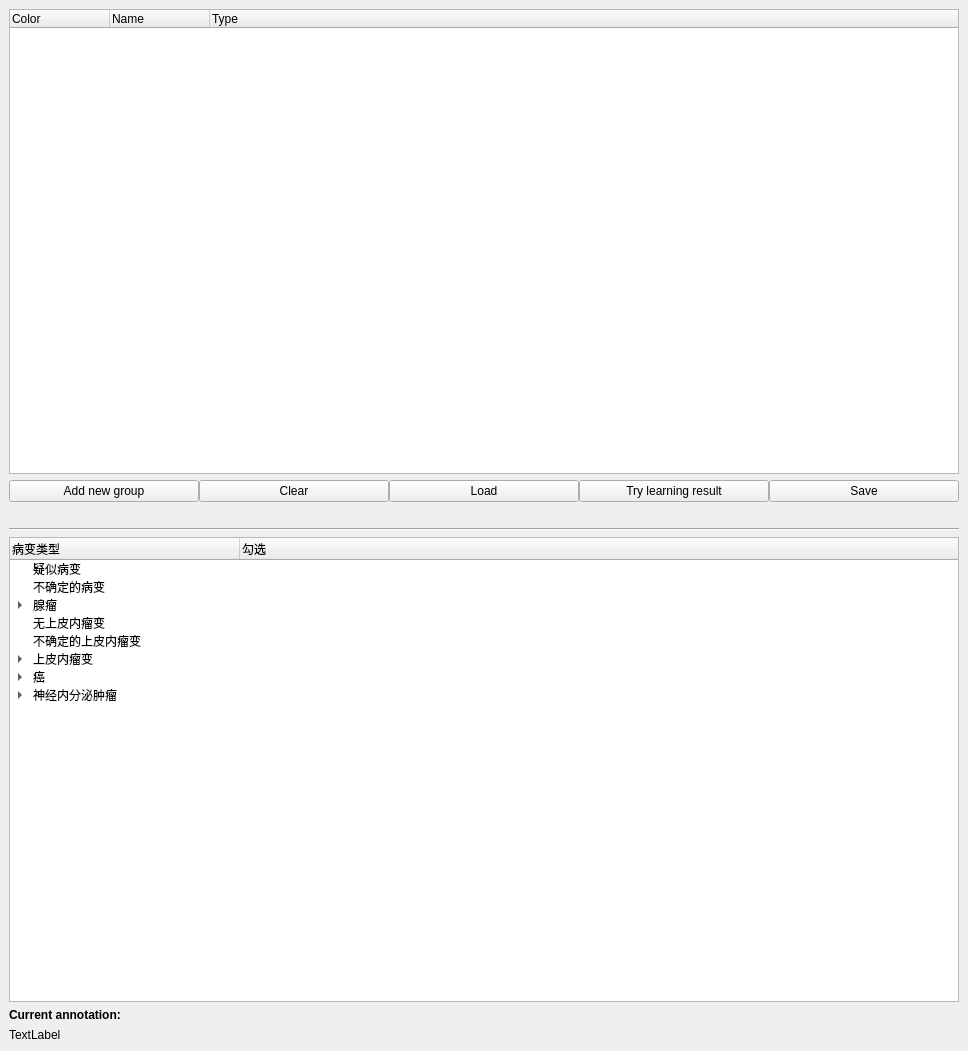
<?xml version="1.0" encoding="UTF-8"?>
<ui version="4.0">
 <class>AnnotationsDockWidget</class>
 <widget class="QDockWidget" name="AnnotationsDockWidget">
  <property name="geometry">
   <rect>
    <x>0</x>
    <y>0</y>
    <width>968</width>
    <height>1051</height>
   </rect>
  </property>
  <property name="sizePolicy">
   <sizepolicy hsizetype="Preferred" vsizetype="Minimum">
    <horstretch>0</horstretch>
    <verstretch>0</verstretch>
   </sizepolicy>
  </property>
  <property name="windowTitle">
   <string>Annotations</string>
  </property>
  <widget class="QWidget" name="dockWidgetContents">
   <property name="sizePolicy">
    <sizepolicy hsizetype="Preferred" vsizetype="Minimum">
     <horstretch>0</horstretch>
     <verstretch>0</verstretch>
    </sizepolicy>
   </property>
   <layout class="QGridLayout" name="gridLayout">
    <item row="0" column="0">
     <widget class="QTreeWidget" name="AnnotationTreeWidget">
      <property name="sizePolicy">
       <sizepolicy hsizetype="MinimumExpanding" vsizetype="MinimumExpanding">
        <horstretch>0</horstretch>
        <verstretch>0</verstretch>
       </sizepolicy>
      </property>
      <property name="editTriggers">
       <set>QAbstractItemView::NoEditTriggers</set>
      </property>
      <property name="dragEnabled">
       <bool>true</bool>
      </property>
      <property name="dragDropMode">
       <enum>QAbstractItemView::InternalMove</enum>
      </property>
      <property name="defaultDropAction">
       <enum>Qt::CopyAction</enum>
      </property>
      <property name="selectionMode">
       <enum>QAbstractItemView::ExtendedSelection</enum>
      </property>
      <property name="uniformRowHeights">
       <bool>true</bool>
      </property>
      <property name="sortingEnabled">
       <bool>false</bool>
      </property>
      <property name="animated">
       <bool>true</bool>
      </property>
      <property name="allColumnsShowFocus">
       <bool>true</bool>
      </property>
      <property name="headerHidden">
       <bool>false</bool>
      </property>
      <column>
       <property name="text">
        <string>Color</string>
       </property>
      </column>
      <column>
       <property name="text">
        <string>Name</string>
       </property>
      </column>
      <column>
       <property name="text">
        <string>Type</string>
       </property>
      </column>
     </widget>
    </item>
    <item row="1" column="0">
     <layout class="QHBoxLayout" name="horizontalLayout_2">
      <property name="spacing">
       <number>0</number>
      </property>
      <item>
       <widget class="QPushButton" name="addGroupButton">
        <property name="text">
         <string>Add new group</string>
        </property>
       </widget>
      </item>
      <item>
       <widget class="QPushButton" name="clearButton">
        <property name="text">
         <string>Clear</string>
        </property>
       </widget>
      </item>
      <item>
       <widget class="QPushButton" name="loadButton">
        <property name="text">
         <string>Load</string>
        </property>
       </widget>
      </item>
      <item>
       <widget class="QPushButton" name="tryLearningResultButton">
        <property name="text">
         <string>Try learning result</string>
        </property>
       </widget>
      </item>
      <item>
       <widget class="QPushButton" name="saveButton">
        <property name="text">
         <string>Save</string>
        </property>
       </widget>
      </item>
     </layout>
    </item>
    <item row="3" column="0">
     <widget class="Line" name="currentAnnotationLine">
      <property name="orientation">
       <enum>Qt::Horizontal</enum>
      </property>
     </widget>
    </item>
    <item row="6" column="0">
     <widget class="QLabel" name="currentAnnotationLabel">
      <property name="text">
       <string>TextLabel</string>
      </property>
      <property name="textFormat">
       <enum>Qt::RichText</enum>
      </property>
     </widget>
    </item>
    <item row="5" column="0">
     <widget class="QLabel" name="currentAnnotationHeaderLabel">
      <property name="text">
       <string>&lt;html&gt;&lt;head/&gt;&lt;body&gt;&lt;p&gt;&lt;span style=&quot; font-weight:600;&quot;&gt;Current annotation:&lt;/span&gt;&lt;/p&gt;&lt;/body&gt;&lt;/html&gt;</string>
      </property>
     </widget>
    </item>
    <item row="4" column="0">
     <widget class="QTreeWidget" name="PathologyTreeWidget">
      <attribute name="headerDefaultSectionSize">
       <number>230</number>
      </attribute>
      <attribute name="headerMinimumSectionSize">
       <number>10</number>
      </attribute>
      <attribute name="headerStretchLastSection">
       <bool>true</bool>
      </attribute>
      <column>
       <property name="text">
        <string>病变类型</string>
       </property>
      </column>
      <column>
       <property name="text">
        <string>勾选</string>
       </property>
      </column>
      <item>
       <property name="text">
        <string>疑似病变</string>
       </property>
      </item>
      <item>
       <property name="text">
        <string>不确定的病变</string>
       </property>
      </item>
      <item>
       <property name="text">
        <string>腺瘤</string>
       </property>
       <item>
        <property name="text">
         <string>低级别上皮内瘤变</string>
        </property>
       </item>
       <item>
        <property name="text">
         <string>高级别上皮内瘤变</string>
        </property>
       </item>
      </item>
      <item>
       <property name="text">
        <string>无上皮内瘤变</string>
       </property>
      </item>
      <item>
       <property name="text">
        <string>不确定的上皮内瘤变</string>
       </property>
      </item>
      <item>
       <property name="text">
        <string>上皮内瘤变</string>
       </property>
       <item>
        <property name="text">
         <string>低级别上皮内瘤变</string>
        </property>
       </item>
       <item>
        <property name="text">
         <string>高级别上皮内瘤变</string>
        </property>
       </item>
      </item>
      <item>
       <property name="text">
        <string>癌</string>
       </property>
       <item>
        <property name="text">
         <string>腺癌</string>
        </property>
        <item>
         <property name="text">
          <string>乳头状腺癌</string>
         </property>
        </item>
        <item>
         <property name="text">
          <string>管状腺癌</string>
         </property>
        </item>
        <item>
         <property name="text">
          <string>粘液腺癌</string>
         </property>
        </item>
        <item>
         <property name="text">
          <string>低粘附性癌</string>
         </property>
        </item>
        <item>
         <property name="text">
          <string>混合性腺癌</string>
         </property>
        </item>
       </item>
       <item>
        <property name="text">
         <string>腺鳞癌</string>
        </property>
       </item>
       <item>
        <property name="text">
         <string>伴有淋巴样间质的癌（髓样癌）</string>
        </property>
       </item>
       <item>
        <property name="text">
         <string>肝样腺癌</string>
        </property>
       </item>
       <item>
        <property name="text">
         <string>鳞状细胞癌</string>
        </property>
       </item>
       <item>
        <property name="text">
         <string>未分化癌</string>
        </property>
       </item>
      </item>
      <item>
       <property name="text">
        <string>神经内分泌肿瘤</string>
       </property>
       <item>
        <property name="text">
         <string>神经内分泌瘤NET</string>
        </property>
        <item>
         <property name="text">
          <string>NET 1级 （类癌）</string>
         </property>
        </item>
        <item>
         <property name="text">
          <string>NET 2级</string>
         </property>
        </item>
       </item>
       <item>
        <property name="text">
         <string>神经内分泌癌NEC</string>
        </property>
        <item>
         <property name="text">
          <string>大细胞 NEC</string>
         </property>
        </item>
        <item>
         <property name="text">
          <string>小细胞 NEC</string>
         </property>
        </item>
       </item>
       <item>
        <property name="text">
         <string>混合性腺神经内分泌癌</string>
        </property>
       </item>
      </item>
     </widget>
    </item>
    <item row="2" column="0">
     <spacer name="horizontalSpacer">
      <property name="orientation">
       <enum>Qt::Horizontal</enum>
      </property>
      <property name="sizeHint" stdset="0">
       <size>
        <width>40</width>
        <height>20</height>
       </size>
      </property>
     </spacer>
    </item>
   </layout>
  </widget>
 </widget>
 <resources/>
 <connections/>
</ui>
